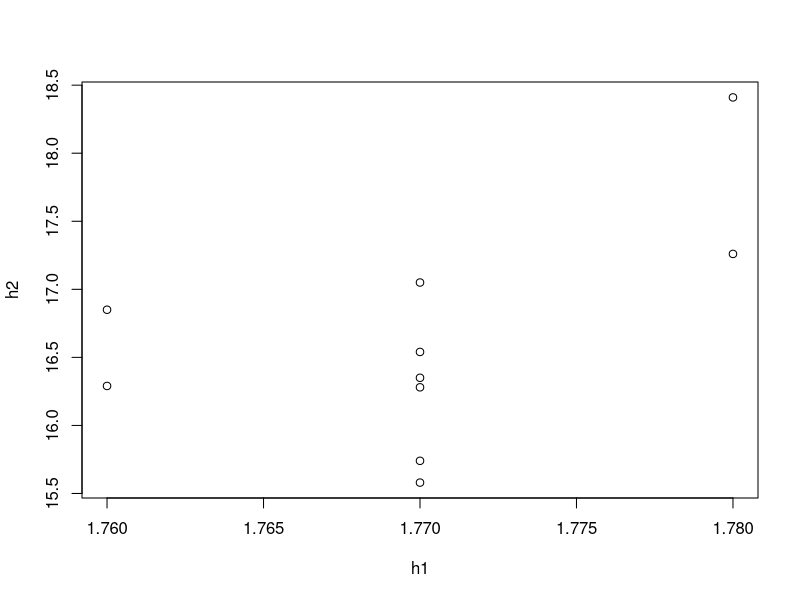
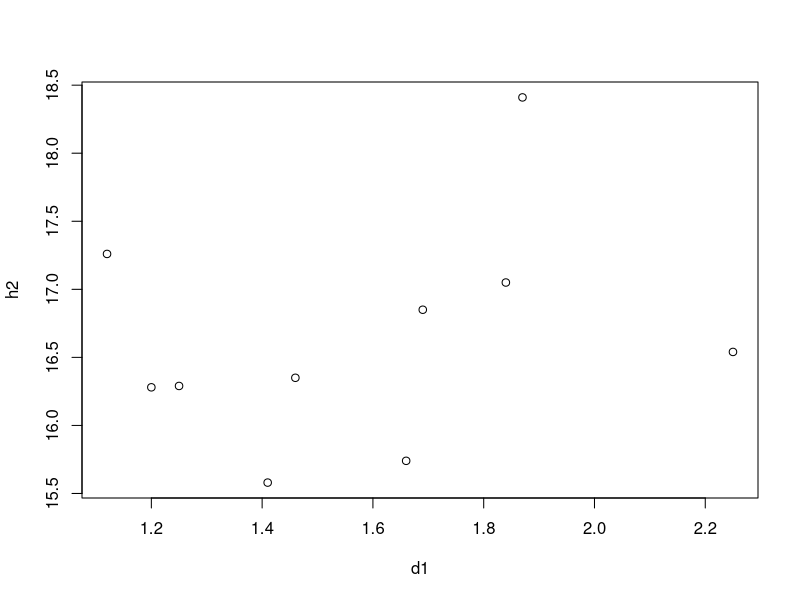
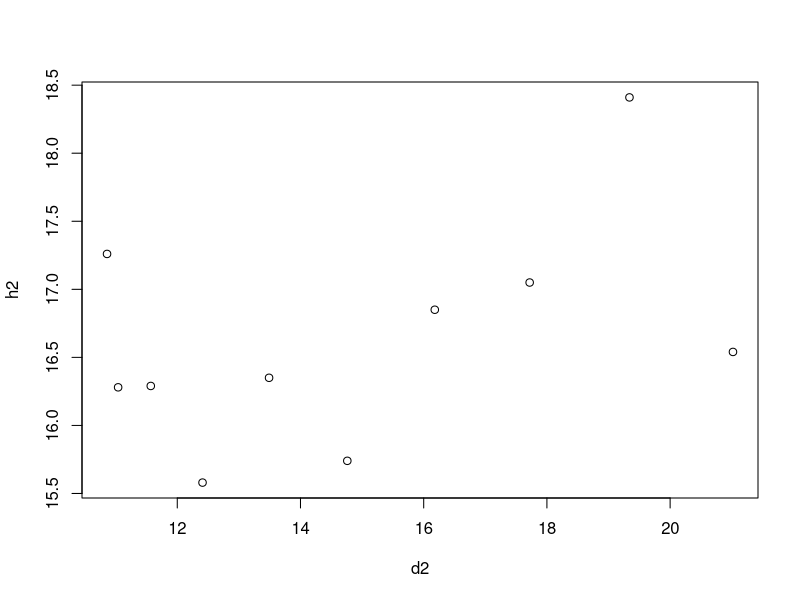

Recreate these plots in R, in order.
# Statistics Group Project 1
# 3/10/17

measurements = read.table("measurements.txt",header=TRUE,sep=",")

h1 = measurements$H1
h2 = measurements$H2
d1 = measurements$D1
d2 = measurements$D2

plot(h1,h2)
plot(d1,h2)
plot(d2,h2)
